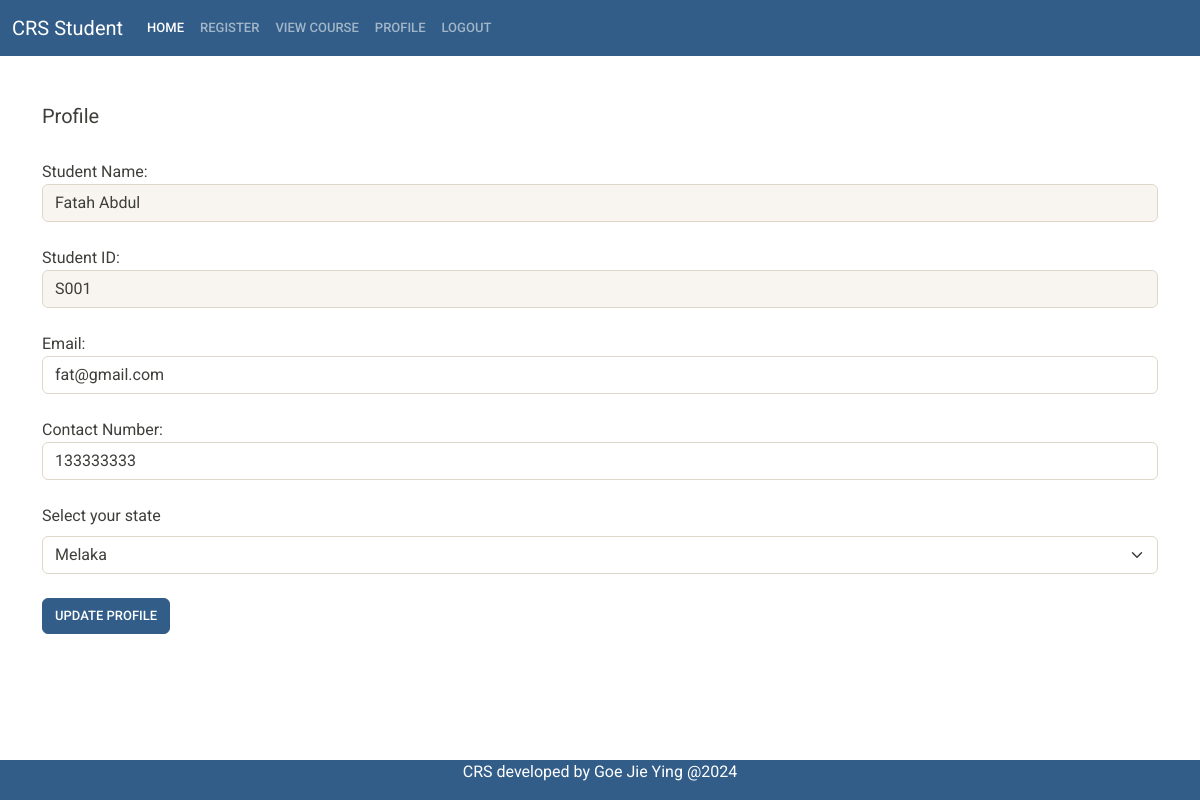
Screenshot of /studenteditprofile.php (signed in) with the database file from the repository.
### tables this page shows
CREATE TABLE `tb_user` (
  `u_sno` varchar(10) NOT NULL,
  `u_pwd` varchar(255) NOT NULL,
  `u_email` varchar(30) NOT NULL,
  `u_name` varchar(50) NOT NULL,
  `u_contact` int(11) NOT NULL,
  `u_state` varchar(20) NOT NULL,
  `u_registration` date DEFAULT NULL,
  `u_type` int(11) NOT NULL
);

### studenteditprofile.php (the view, shortened to what this page needs)
<?php
include 'headerstudent.php';
include 'db_connect.php';
$uic = $_SESSION['funame'];
$sql = "SELECT * FROM tb_user WHERE u_sno = '$uic'";
$result = mysqli_query($con, $sql);
$row = mysqli_fetch_array($result);
?>
<div class="container">
    <br><br>
    <h5>Profile</h5>
    <br>
    <form method="POST" action="studenteditprofileupdate.php" onsubmit="return confirmUpdate()">
        <div class="form-group">
            <label>Student Name:</label>
            <input type="text" class="form-control" name="u_name" value="<?php echo $row['u_name']; ?>" disabled>
        </div>
        <br>
        <div class="form-group">
            <label>Student ID:</label>
            <input type="text" class="form-control" name="u_sno" value="<?php echo $row['u_sno']; ?>" disabled>
        </div>
        <br>
        <div class="form-group">
            <label>Email:</label>
            <input type="email" class="form-control" name="u_email" value="<?php echo $row['u_email']; ?>" required>
        </div>
        <br>
        <div class="form-group">
            <label>Contact Number:</label>
            <input type="text" class="form-control" name="u_contact" value="<?php echo $row['u_contact']; ?>" required>
        </div>
        <div class="form-group">
            <label class="form-label mt-4">Select your state</label>
            <select class="form-select" name="fstate">
                <option <?php if ($row['u_state'] == 'Melaka') echo 'selected'; ?>>Melaka</option>
            </select>
        </div>
        <br>
        <button type="submit" class="btn btn-primary">Update Profile</button>
    </form>
</div>
<?php include 'footer.php'; ?>

### rows the page displays
tb_user: u_name "Fatah Abdul", u_sno "S001", u_email "fat@gmail.com", u_contact "133333333", fstate "Melaka"
